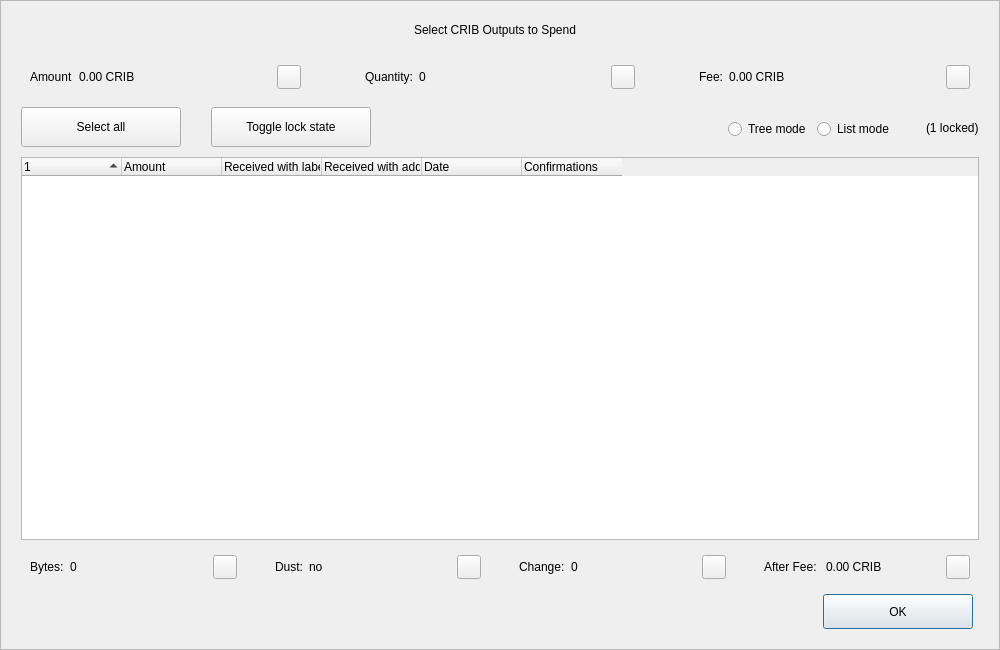
<?xml version="1.0" encoding="UTF-8"?>
<ui version="4.0">
 <class>CoinControlDialog</class>
 <widget class="QDialog" name="CoinControlDialog">
  <property name="geometry">
   <rect>
    <x>0</x>
    <y>0</y>
    <width>1000</width>
    <height>650</height>
   </rect>
  </property>
  <property name="minimumSize">
   <size>
    <width>950</width>
    <height>650</height>
   </size>
  </property>
  <property name="windowTitle">
   <string>Coin Selection</string>
  </property>
  <property name="styleSheet">
   <string notr="true"/>
  </property>
  <layout class="QVBoxLayout" name="verticalLayout">
   <property name="spacing">
    <number>0</number>
   </property>
   <property name="leftMargin">
    <number>0</number>
   </property>
   <property name="topMargin">
    <number>0</number>
   </property>
   <property name="rightMargin">
    <number>0</number>
   </property>
   <property name="bottomMargin">
    <number>0</number>
   </property>
   <item>
    <widget class="QFrame" name="frameContainer">
     <property name="toolTipDuration">
      <number>0</number>
     </property>
     <property name="frameShape">
      <enum>QFrame::StyledPanel</enum>
     </property>
     <property name="frameShadow">
      <enum>QFrame::Raised</enum>
     </property>
     <layout class="QVBoxLayout" name="verticalLayout_2">
      <property name="leftMargin">
       <number>0</number>
      </property>
      <property name="rightMargin">
       <number>0</number>
      </property>
      <property name="bottomMargin">
       <number>20</number>
      </property>
      <item>
       <layout class="QHBoxLayout" name="horizontalLayout_12">
        <property name="spacing">
         <number>0</number>
        </property>
        <property name="leftMargin">
         <number>20</number>
        </property>
        <property name="rightMargin">
         <number>30</number>
        </property>
        <item>
         <spacer name="horizontalSpacer_4">
          <property name="orientation">
           <enum>Qt::Horizontal</enum>
          </property>
          <property name="sizeHint" stdset="0">
           <size>
            <width>40</width>
            <height>20</height>
           </size>
          </property>
         </spacer>
        </item>
        <item>
         <widget class="QLabel" name="labelTitle">
          <property name="minimumSize">
           <size>
            <width>0</width>
            <height>40</height>
           </size>
          </property>
          <property name="maximumSize">
           <size>
            <width>16777215</width>
            <height>40</height>
           </size>
          </property>
          <property name="text">
           <string>Select CRIB Outputs to Spend</string>
          </property>
          <property name="alignment">
           <set>Qt::AlignCenter</set>
          </property>
          <property name="margin">
           <number>7</number>
          </property>
         </widget>
        </item>
        <item>
         <spacer name="horizontalSpacer_5">
          <property name="orientation">
           <enum>Qt::Horizontal</enum>
          </property>
          <property name="sizeHint" stdset="0">
           <size>
            <width>40</width>
            <height>20</height>
           </size>
          </property>
         </spacer>
        </item>
       </layout>
      </item>
      <item>
       <layout class="QHBoxLayout" name="horizontalLayout_8">
        <property name="leftMargin">
         <number>20</number>
        </property>
        <property name="rightMargin">
         <number>20</number>
        </property>
        <item>
         <widget class="QWidget" name="layoutAmount" native="true">
          <layout class="QHBoxLayout" name="horizontalLayout_9" stretch="0,1,0">
           <item>
            <widget class="QLabel" name="labelCoinControlAmountText">
             <property name="text">
              <string>Amount</string>
             </property>
            </widget>
           </item>
           <item>
            <widget class="QLabel" name="labelCoinControlAmount">
             <property name="text">
              <string>0.00 CRIB</string>
             </property>
            </widget>
           </item>
           <item alignment="Qt::AlignHCenter|Qt::AlignVCenter">
            <widget class="QPushButton" name="pushButtonAmount">
             <property name="minimumSize">
              <size>
               <width>0</width>
               <height>24</height>
              </size>
             </property>
             <property name="maximumSize">
              <size>
               <width>24</width>
               <height>26</height>
              </size>
             </property>
             <property name="focusPolicy">
              <enum>Qt::NoFocus</enum>
             </property>
             <property name="styleSheet">
              <string notr="true">padding-bottom:2px;
padding-right:4px;</string>
             </property>
             <property name="text">
              <string/>
             </property>
            </widget>
           </item>
          </layout>
         </widget>
        </item>
        <item>
         <spacer name="horizontalSpacer_2">
          <property name="orientation">
           <enum>Qt::Horizontal</enum>
          </property>
          <property name="sizeType">
           <enum>QSizePolicy::Fixed</enum>
          </property>
          <property name="sizeHint" stdset="0">
           <size>
            <width>40</width>
            <height>20</height>
           </size>
          </property>
         </spacer>
        </item>
        <item>
         <widget class="QWidget" name="layoutQuantity" native="true">
          <layout class="QHBoxLayout" name="horizontalLayout_10" stretch="0,1,0">
           <item>
            <widget class="QLabel" name="labelCoinControlQuantityText">
             <property name="text">
              <string>Quantity:</string>
             </property>
            </widget>
           </item>
           <item>
            <widget class="QLabel" name="labelCoinControlQuantity">
             <property name="text">
              <string>0</string>
             </property>
            </widget>
           </item>
           <item alignment="Qt::AlignHCenter|Qt::AlignVCenter">
            <widget class="QPushButton" name="pushButtonQuantity">
             <property name="minimumSize">
              <size>
               <width>0</width>
               <height>24</height>
              </size>
             </property>
             <property name="maximumSize">
              <size>
               <width>24</width>
               <height>26</height>
              </size>
             </property>
             <property name="focusPolicy">
              <enum>Qt::NoFocus</enum>
             </property>
             <property name="styleSheet">
              <string notr="true">padding-bottom:2px;
               padding-right:4px;</string>
             </property>
             <property name="text">
              <string/>
             </property>
            </widget>
           </item>
          </layout>
         </widget>
        </item>
        <item>
         <spacer name="horizontalSpacer_22">
          <property name="orientation">
           <enum>Qt::Horizontal</enum>
          </property>
          <property name="sizeType">
           <enum>QSizePolicy::Fixed</enum>
          </property>
          <property name="sizeHint" stdset="0">
           <size>
            <width>40</width>
            <height>20</height>
           </size>
          </property>
         </spacer>
        </item>
        <item>
         <widget class="QWidget" name="layoutFee" native="true">
          <layout class="QHBoxLayout" name="horizontalLayout_11" stretch="0,1,0">
           <item>
            <widget class="QLabel" name="labelCoinControlFeeText">
             <property name="text">
              <string>Fee:</string>
             </property>
            </widget>
           </item>
           <item>
            <widget class="QLabel" name="labelCoinControlFee">
             <property name="text">
              <string>0.00 CRIB</string>
             </property>
            </widget>
           </item>
           <item alignment="Qt::AlignHCenter|Qt::AlignVCenter">
            <widget class="QPushButton" name="pushButtonFee">
             <property name="minimumSize">
              <size>
               <width>0</width>
               <height>24</height>
              </size>
             </property>
             <property name="maximumSize">
              <size>
               <width>24</width>
               <height>26</height>
              </size>
             </property>
             <property name="focusPolicy">
              <enum>Qt::NoFocus</enum>
             </property>
             <property name="styleSheet">
              <string notr="true">padding-bottom:2px;
               padding-right:4px;</string>
             </property>
             <property name="text">
              <string/>
             </property>
            </widget>
           </item>
          </layout>
         </widget>
        </item>
       </layout>
      </item>
      <item>
       <widget class="QFrame" name="frame">
        <property name="minimumSize">
         <size>
          <width>0</width>
          <height>40</height>
         </size>
        </property>
        <property name="styleSheet">
         <string notr="true">#frame {
	border:0;
}</string>
        </property>
        <property name="frameShape">
         <enum>QFrame::StyledPanel</enum>
        </property>
        <property name="frameShadow">
         <enum>QFrame::Sunken</enum>
        </property>
        <layout class="QHBoxLayout" name="horizontalLayout">
         <property name="spacing">
          <number>0</number>
         </property>
         <property name="leftMargin">
          <number>20</number>
         </property>
         <property name="topMargin">
          <number>0</number>
         </property>
         <property name="rightMargin">
          <number>20</number>
         </property>
         <property name="bottomMargin">
          <number>0</number>
         </property>
         <item>
          <layout class="QHBoxLayout" name="horizontalLayoutPanel" stretch="0,0,0,0,0,0">
           <property name="spacing">
            <number>20</number>
           </property>
           <item>
            <widget class="QPushButton" name="pushButtonSelectAll">
             <property name="sizePolicy">
              <sizepolicy hsizetype="Maximum" vsizetype="Fixed">
               <horstretch>0</horstretch>
               <verstretch>0</verstretch>
              </sizepolicy>
             </property>
             <property name="minimumSize">
              <size>
               <width>160</width>
               <height>40</height>
              </size>
             </property>
             <property name="maximumSize">
              <size>
               <width>16777215</width>
               <height>40</height>
              </size>
             </property>
             <property name="text">
              <string>Select all</string>
             </property>
             <property name="checkable">
              <bool>true</bool>
             </property>
             <property name="checked">
              <bool>false</bool>
             </property>
             <property name="autoExclusive">
              <bool>false</bool>
             </property>
             <property name="autoDefault">
              <bool>false</bool>
             </property>
            </widget>
           </item>
           <item>
            <spacer name="horizontalSpacer_6">
             <property name="orientation">
              <enum>Qt::Horizontal</enum>
             </property>
             <property name="sizeType">
              <enum>QSizePolicy::Fixed</enum>
             </property>
             <property name="sizeHint" stdset="0">
              <size>
               <width>10</width>
               <height>20</height>
              </size>
             </property>
            </spacer>
           </item>
           <item>
            <widget class="QPushButton" name="pushButtonToggleLock">
             <property name="sizePolicy">
              <sizepolicy hsizetype="Maximum" vsizetype="Fixed">
               <horstretch>0</horstretch>
               <verstretch>0</verstretch>
              </sizepolicy>
             </property>
             <property name="minimumSize">
              <size>
               <width>160</width>
               <height>40</height>
              </size>
             </property>
             <property name="maximumSize">
              <size>
               <width>16777215</width>
               <height>40</height>
              </size>
             </property>
             <property name="text">
              <string>Toggle lock state</string>
             </property>
             <property name="checkable">
              <bool>true</bool>
             </property>
             <property name="autoExclusive">
              <bool>false</bool>
             </property>
             <property name="autoDefault">
              <bool>false</bool>
             </property>
            </widget>
           </item>
           <item>
            <spacer name="horizontalSpacer_7">
             <property name="orientation">
              <enum>Qt::Horizontal</enum>
             </property>
             <property name="sizeType">
              <enum>QSizePolicy::Expanding</enum>
             </property>
             <property name="sizeHint" stdset="0">
              <size>
               <width>30</width>
               <height>20</height>
              </size>
             </property>
            </spacer>
           </item>
           <item alignment="Qt::AlignRight">
            <widget class="QGroupBox" name="groupBox_2">
             <property name="styleSheet">
              <string notr="true">#groupBox_2 {
    background-color:transparent;
    border-radius:0;
}</string>
             </property>
             <property name="title">
              <string/>
             </property>
             <layout class="QHBoxLayout" name="horizontalLayout_14">
              <item>
               <widget class="QRadioButton" name="radioTreeMode">
                <property name="sizePolicy">
                 <sizepolicy hsizetype="Maximum" vsizetype="Fixed">
                  <horstretch>0</horstretch>
                  <verstretch>0</verstretch>
                 </sizepolicy>
                </property>
                <property name="text">
                 <string>Tree mode</string>
                </property>
               </widget>
              </item>
              <item>
               <widget class="QRadioButton" name="radioListMode">
                <property name="sizePolicy">
                 <sizepolicy hsizetype="Maximum" vsizetype="Fixed">
                  <horstretch>0</horstretch>
                  <verstretch>0</verstretch>
                 </sizepolicy>
                </property>
                <property name="text">
                 <string>List mode</string>
                </property>
                <property name="checked">
                 <bool>false</bool>
                </property>
               </widget>
              </item>
             </layout>
            </widget>
           </item>
           <item>
            <widget class="QLabel" name="labelLocked">
             <property name="text">
              <string>(1 locked)</string>
             </property>
            </widget>
           </item>
          </layout>
         </item>
        </layout>
       </widget>
      </item>
      <item>
       <layout class="QHBoxLayout" name="horizontalLayout_13">
        <property name="leftMargin">
         <number>20</number>
        </property>
        <property name="rightMargin">
         <number>20</number>
        </property>
        <item>
         <widget class="CoinControlTreeWidget" name="treeWidget">
          <property name="contextMenuPolicy">
           <enum>Qt::CustomContextMenu</enum>
          </property>
          <property name="styleSheet">
           <string notr="true"/>
          </property>
          <property name="sortingEnabled">
           <bool>false</bool>
          </property>
          <property name="columnCount">
           <number>6</number>
          </property>
          <attribute name="headerShowSortIndicator" stdset="0">
           <bool>true</bool>
          </attribute>
          <attribute name="headerStretchLastSection">
           <bool>false</bool>
          </attribute>
          <column>
           <property name="text">
            <string/>
           </property>
          </column>
          <column>
           <property name="text">
            <string>Amount</string>
           </property>
          </column>
          <column>
           <property name="text">
            <string>Received with label</string>
           </property>
          </column>
          <column>
           <property name="text">
            <string>Received with address</string>
           </property>
          </column>
          <column>
           <property name="text">
            <string>Date</string>
           </property>
          </column>
          <column>
           <property name="text">
            <string>Confirmations</string>
           </property>
           <property name="toolTip">
            <string>Confirmed</string>
           </property>
          </column>
         </widget>
        </item>
       </layout>
      </item>
      <item>
       <layout class="QHBoxLayout" name="horizontalLayout_3">
        <property name="spacing">
         <number>20</number>
        </property>
        <property name="leftMargin">
         <number>20</number>
        </property>
        <property name="rightMargin">
         <number>20</number>
        </property>
        <item>
         <widget class="QWidget" name="layoutBytes" native="true">
          <layout class="QHBoxLayout" name="horizontalLayout_4" stretch="0,1,0">
           <item>
            <widget class="QLabel" name="labelCoinControlBytesText">
             <property name="text">
              <string>Bytes:</string>
             </property>
            </widget>
           </item>
           <item>
            <widget class="QLabel" name="labelCoinControlBytes">
             <property name="text">
              <string>0</string>
             </property>
            </widget>
           </item>
           <item alignment="Qt::AlignHCenter|Qt::AlignVCenter">
            <widget class="QPushButton" name="pushButtonBytes">
             <property name="minimumSize">
              <size>
               <width>0</width>
               <height>24</height>
              </size>
             </property>
             <property name="maximumSize">
              <size>
               <width>24</width>
               <height>26</height>
              </size>
             </property>
             <property name="focusPolicy">
              <enum>Qt::NoFocus</enum>
             </property>
             <property name="styleSheet">
              <string notr="true">padding-bottom:2px;
               padding-right:4px;</string>
             </property>
             <property name="text">
              <string/>
             </property>
            </widget>
           </item>
          </layout>
         </widget>
        </item>
        <item>
         <widget class="QWidget" name="layoutDust" native="true">
          <layout class="QHBoxLayout" name="horizontalLayout_5" stretch="0,1,0">
           <item>
            <widget class="QLabel" name="labelCoinControlLowOutputText">
             <property name="text">
              <string>Dust:</string>
             </property>
            </widget>
           </item>
           <item>
            <widget class="QLabel" name="labelCoinControlLowOutput">
             <property name="text">
              <string>no</string>
             </property>
            </widget>
           </item>
           <item alignment="Qt::AlignHCenter|Qt::AlignVCenter">
            <widget class="QPushButton" name="pushButtonDust">
             <property name="minimumSize">
              <size>
               <width>0</width>
               <height>24</height>
              </size>
             </property>
             <property name="maximumSize">
              <size>
               <width>24</width>
               <height>26</height>
              </size>
             </property>
             <property name="focusPolicy">
              <enum>Qt::NoFocus</enum>
             </property>
             <property name="styleSheet">
              <string notr="true">padding-bottom:2px;
               padding-right:4px;</string>
             </property>
             <property name="text">
              <string/>
             </property>
            </widget>
           </item>
          </layout>
         </widget>
        </item>
        <item>
         <widget class="QWidget" name="layoutChange" native="true">
          <layout class="QHBoxLayout" name="horizontalLayout_6" stretch="0,1,0">
           <item>
            <widget class="QLabel" name="labelCoinControlChangeText">
             <property name="text">
              <string>Change:</string>
             </property>
            </widget>
           </item>
           <item>
            <widget class="QLabel" name="labelCoinControlChange">
             <property name="text">
              <string>0</string>
             </property>
            </widget>
           </item>
           <item alignment="Qt::AlignHCenter|Qt::AlignVCenter">
            <widget class="QPushButton" name="pushButtonChange">
             <property name="minimumSize">
              <size>
               <width>0</width>
               <height>24</height>
              </size>
             </property>
             <property name="maximumSize">
              <size>
               <width>24</width>
               <height>26</height>
              </size>
             </property>
             <property name="focusPolicy">
              <enum>Qt::NoFocus</enum>
             </property>
             <property name="styleSheet">
              <string notr="true">padding-bottom:2px;
               padding-right:4px;</string>
             </property>
             <property name="text">
              <string/>
             </property>
            </widget>
           </item>
          </layout>
         </widget>
        </item>
        <item>
         <widget class="QWidget" name="layoutAfter" native="true">
          <layout class="QHBoxLayout" name="horizontalLayout_7" stretch="0,1,0">
           <item>
            <widget class="QLabel" name="labelCoinControlAfterFeeText">
             <property name="text">
              <string>After Fee: </string>
             </property>
            </widget>
           </item>
           <item>
            <widget class="QLabel" name="labelCoinControlAfterFee">
             <property name="text">
              <string>0.00 CRIB</string>
             </property>
            </widget>
           </item>
           <item alignment="Qt::AlignHCenter|Qt::AlignVCenter">
            <widget class="QPushButton" name="pushButtonAlterFee">
             <property name="minimumSize">
              <size>
               <width>0</width>
               <height>24</height>
              </size>
             </property>
             <property name="maximumSize">
              <size>
               <width>24</width>
               <height>26</height>
              </size>
             </property>
             <property name="focusPolicy">
              <enum>Qt::NoFocus</enum>
             </property>
             <property name="styleSheet">
              <string notr="true">padding-bottom:2px;
               padding-right:4px;</string>
             </property>
             <property name="text">
              <string/>
             </property>
            </widget>
           </item>
          </layout>
         </widget>
        </item>
       </layout>
      </item>
      <item>
       <layout class="QHBoxLayout" name="horizontalLayout_2">
        <property name="spacing">
         <number>0</number>
        </property>
        <property name="leftMargin">
         <number>20</number>
        </property>
        <property name="rightMargin">
         <number>26</number>
        </property>
        <item>
         <spacer name="horizontalSpacer_3">
          <property name="orientation">
           <enum>Qt::Horizontal</enum>
          </property>
          <property name="sizeHint" stdset="0">
           <size>
            <width>558</width>
            <height>20</height>
           </size>
          </property>
         </spacer>
        </item>
        <item>
         <widget class="QPushButton" name="pushButtonOk">
          <property name="minimumSize">
           <size>
            <width>150</width>
            <height>35</height>
           </size>
          </property>
          <property name="text">
           <string>OK</string>
          </property>
         </widget>
        </item>
       </layout>
      </item>
     </layout>
    </widget>
   </item>
  </layout>
 </widget>
 <customwidgets>
  <customwidget>
   <class>CoinControlTreeWidget</class>
   <extends>QTreeWidget</extends>
   <header>coincontroltreewidget.h</header>
  </customwidget>
 </customwidgets>
 <resources/>
 <connections/>
</ui>
